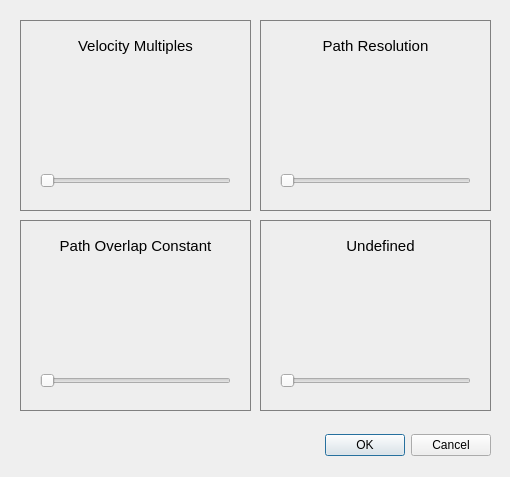
<?xml version="1.0" encoding="UTF-8"?>
<ui version="4.0">
 <class>kinematics_setup_dialog</class>
 <widget class="QDialog" name="kinematics_setup_dialog">
  <property name="geometry">
   <rect>
    <x>0</x>
    <y>0</y>
    <width>510</width>
    <height>477</height>
   </rect>
  </property>
  <property name="windowTitle">
   <string>Kinematics Parameters Setup</string>
  </property>
  <widget class="QDialogButtonBox" name="buttonBox">
   <property name="geometry">
    <rect>
     <x>300</x>
     <y>430</y>
     <width>191</width>
     <height>31</height>
    </rect>
   </property>
   <property name="orientation">
    <enum>Qt::Horizontal</enum>
   </property>
   <property name="standardButtons">
    <set>QDialogButtonBox::Cancel|QDialogButtonBox::Ok</set>
   </property>
  </widget>
  <widget class="QFrame" name="frame">
   <property name="geometry">
    <rect>
     <x>20</x>
     <y>20</y>
     <width>231</width>
     <height>191</height>
    </rect>
   </property>
   <property name="styleSheet">
    <string notr="true">background-color: #eeeeee;
border-color: gray;
border-style: solid;
border-width: 1px;</string>
   </property>
   <property name="frameShape">
    <enum>QFrame::StyledPanel</enum>
   </property>
   <property name="frameShadow">
    <enum>QFrame::Raised</enum>
   </property>
   <widget class="QLabel" name="label">
    <property name="geometry">
     <rect>
      <x>20</x>
      <y>10</y>
      <width>191</width>
      <height>31</height>
     </rect>
    </property>
    <property name="font">
     <font>
      <family>Segoe UI</family>
      <pointsize>11</pointsize>
     </font>
    </property>
    <property name="styleSheet">
     <string notr="true">background-color: none;
border-style: none;</string>
    </property>
    <property name="text">
     <string>Velocity Multiples</string>
    </property>
    <property name="alignment">
     <set>Qt::AlignCenter</set>
    </property>
   </widget>
   <widget class="QSlider" name="horizontalSlider">
    <property name="geometry">
     <rect>
      <x>20</x>
      <y>150</y>
      <width>191</width>
      <height>21</height>
     </rect>
    </property>
    <property name="styleSheet">
     <string notr="true">background-color: none;
border-style: none;</string>
    </property>
    <property name="orientation">
     <enum>Qt::Horizontal</enum>
    </property>
   </widget>
  </widget>
  <widget class="QFrame" name="frame_2">
   <property name="geometry">
    <rect>
     <x>260</x>
     <y>20</y>
     <width>231</width>
     <height>191</height>
    </rect>
   </property>
   <property name="styleSheet">
    <string notr="true">background-color: #eeeeee;
border-color: gray;
border-style: solid;
border-width: 1px;</string>
   </property>
   <property name="frameShape">
    <enum>QFrame::StyledPanel</enum>
   </property>
   <property name="frameShadow">
    <enum>QFrame::Raised</enum>
   </property>
   <widget class="QLabel" name="label_2">
    <property name="geometry">
     <rect>
      <x>20</x>
      <y>10</y>
      <width>191</width>
      <height>31</height>
     </rect>
    </property>
    <property name="font">
     <font>
      <family>Segoe UI</family>
      <pointsize>11</pointsize>
     </font>
    </property>
    <property name="styleSheet">
     <string notr="true">background-color: none;
border-style: none;</string>
    </property>
    <property name="text">
     <string>Path Resolution</string>
    </property>
    <property name="alignment">
     <set>Qt::AlignCenter</set>
    </property>
   </widget>
   <widget class="QSlider" name="horizontalSlider_2">
    <property name="geometry">
     <rect>
      <x>20</x>
      <y>150</y>
      <width>191</width>
      <height>21</height>
     </rect>
    </property>
    <property name="styleSheet">
     <string notr="true">background-color: none;
border-style: none;</string>
    </property>
    <property name="orientation">
     <enum>Qt::Horizontal</enum>
    </property>
   </widget>
  </widget>
  <widget class="QFrame" name="frame_3">
   <property name="geometry">
    <rect>
     <x>20</x>
     <y>220</y>
     <width>231</width>
     <height>191</height>
    </rect>
   </property>
   <property name="styleSheet">
    <string notr="true">background-color: #eeeeee;
border-color: gray;
border-style: solid;
border-width: 1px;</string>
   </property>
   <property name="frameShape">
    <enum>QFrame::StyledPanel</enum>
   </property>
   <property name="frameShadow">
    <enum>QFrame::Raised</enum>
   </property>
   <widget class="QLabel" name="label_3">
    <property name="geometry">
     <rect>
      <x>10</x>
      <y>10</y>
      <width>211</width>
      <height>31</height>
     </rect>
    </property>
    <property name="font">
     <font>
      <family>Segoe UI</family>
      <pointsize>11</pointsize>
     </font>
    </property>
    <property name="styleSheet">
     <string notr="true">background-color: none;
border-style: none;</string>
    </property>
    <property name="text">
     <string>Path Overlap Constant</string>
    </property>
    <property name="alignment">
     <set>Qt::AlignCenter</set>
    </property>
   </widget>
   <widget class="QSlider" name="horizontalSlider_3">
    <property name="geometry">
     <rect>
      <x>20</x>
      <y>150</y>
      <width>191</width>
      <height>21</height>
     </rect>
    </property>
    <property name="styleSheet">
     <string notr="true">background-color: none;
border-style: none;</string>
    </property>
    <property name="orientation">
     <enum>Qt::Horizontal</enum>
    </property>
   </widget>
  </widget>
  <widget class="QFrame" name="frame_4">
   <property name="geometry">
    <rect>
     <x>260</x>
     <y>220</y>
     <width>231</width>
     <height>191</height>
    </rect>
   </property>
   <property name="styleSheet">
    <string notr="true">background-color: #eeeeee;
border-color: gray;
border-style: solid;
border-width: 1px;</string>
   </property>
   <property name="frameShape">
    <enum>QFrame::StyledPanel</enum>
   </property>
   <property name="frameShadow">
    <enum>QFrame::Raised</enum>
   </property>
   <widget class="QLabel" name="label_4">
    <property name="geometry">
     <rect>
      <x>30</x>
      <y>10</y>
      <width>181</width>
      <height>31</height>
     </rect>
    </property>
    <property name="font">
     <font>
      <family>Segoe UI</family>
      <pointsize>11</pointsize>
     </font>
    </property>
    <property name="styleSheet">
     <string notr="true">background-color: none;
border-style: none;</string>
    </property>
    <property name="text">
     <string>Undefined</string>
    </property>
    <property name="alignment">
     <set>Qt::AlignCenter</set>
    </property>
   </widget>
   <widget class="QSlider" name="horizontalSlider_4">
    <property name="geometry">
     <rect>
      <x>20</x>
      <y>150</y>
      <width>191</width>
      <height>21</height>
     </rect>
    </property>
    <property name="styleSheet">
     <string notr="true">background-color: none;
border-style: none;</string>
    </property>
    <property name="orientation">
     <enum>Qt::Horizontal</enum>
    </property>
   </widget>
  </widget>
 </widget>
 <resources/>
 <connections>
  <connection>
   <sender>buttonBox</sender>
   <signal>accepted()</signal>
   <receiver>kinematics_setup_dialog</receiver>
   <slot>accept()</slot>
   <hints>
    <hint type="sourcelabel">
     <x>248</x>
     <y>254</y>
    </hint>
    <hint type="destinationlabel">
     <x>157</x>
     <y>274</y>
    </hint>
   </hints>
  </connection>
  <connection>
   <sender>buttonBox</sender>
   <signal>rejected()</signal>
   <receiver>kinematics_setup_dialog</receiver>
   <slot>reject()</slot>
   <hints>
    <hint type="sourcelabel">
     <x>316</x>
     <y>260</y>
    </hint>
    <hint type="destinationlabel">
     <x>286</x>
     <y>274</y>
    </hint>
   </hints>
  </connection>
 </connections>
</ui>
